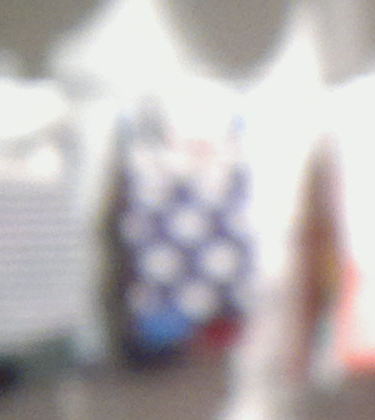
#> input picture sample.png, 375 x 420 px
$ python deconv_cv.py sample.png   (older library calls are emulated)
#> lines starting #> are read from the running program, lines starting #| are printed output that depends on the picture
#!/usr/bin/env python

'''
Wiener deconvolution.

Sample shows how DFT can be used to perform Weiner deconvolution [1]
of an image with user-defined point spread function (PSF)

Usage:
  deconv_cv.py  [--circle]
      [--angle <degrees>]
      [--d <diameter>]
      [--snr <signal/noise ratio in db>]
      [<input image>]

  Use sliders to adjust PSF paramitiers.
  Keys:
    SPACE - switch btw linear/cirular PSF
    ESC   - exit

Examples:
  deconv_cv.py --angle 135 --d 22  ../data/licenseplate_motion.jpg
    (image source: http://www.topazlabs.com/infocus/_images/licenseplate_compare.jpg)

  deconv_cv.py --angle 86 --d 31  ../data/text_motion.jpg
  deconv_cv.py --circle --d 19  ../data/text_defocus.jpg
    (image source: compact digital photo camera, no artificial distortion)


[1] http://en.wikipedia.org/wiki/Wiener_deconvolution
'''

# Python 2/3 compatibility
from __future__ import print_function

import numpy as np
import cv2

# local module
# from common import nothing


def blur_edge(img, d=31):
    h, w  = img.shape[:2]
    img_pad = cv2.copyMakeBorder(img, d, d, d, d, cv2.BORDER_WRAP)
    img_blur = cv2.GaussianBlur(img_pad, (2*d+1, 2*d+1), -1)[d:-d,d:-d]
    y, x = np.indices((h, w))
    dist = np.dstack([x, w-x-1, y, h-y-1]).min(-1)
    w = np.minimum(np.float32(dist)/d, 1.0)
    return img*w + img_blur*(1-w)

def motion_kernel(angle, d, sz=65):
    kern = np.ones((1, d), np.float32)
    c, s = np.cos(angle), np.sin(angle)
    A = np.float32([[c, -s, 0], [s, c, 0]])
    sz2 = sz // 2
    A[:,2] = (sz2, sz2) - np.dot(A[:,:2], ((d-1)*0.5, 0))
    kern = cv2.warpAffine(kern, A, (sz, sz), flags=cv2.INTER_CUBIC)
    return kern

def defocus_kernel(d, sz=65):
    kern = np.zeros((sz, sz), np.uint8)
    cv2.circle(kern, (sz, sz), d, 255, -1, cv2.CV_AA, shift=1)
    kern = np.float32(kern) / 255.0
    return kern


if __name__ == '__main__':
    print(__doc__)
    import sys, getopt
    opts, args = getopt.getopt(sys.argv[1:], '', ['circle', 'angle=', 'd=', 'snr='])
    opts = dict(opts)
    try:
        fn = args[0]
    except:
        fn = './sample.png'

    win = 'deconvolution'

    img_bw = cv2.imread(fn, 0)
#> img_bw: shape (420, 375); min 35, max 242, mean 180
    img_rgb = cv2.imread(fn, 1)
#> img_rgb is the input picture: shape (420, 375, 3); mean B, G, R 179.7, 178.7, 184.1

    if img_bw is None and img_rgb is None:
        print('Failed to load image:', fn)
        sys.exit(1)

    img_r = np.zeros_like(img_bw)
    img_g = np.zeros_like(img_bw)
    img_b = np.zeros_like(img_bw)

    img_r = img_rgb[..., 0]
    img_g = img_rgb[..., 1]
    img_b = img_rgb[..., 2]

    img_rgb = np.float32(img_rgb)/255.0
    img_bw = np.float32(img_bw)/255.0
    img_r = np.float32(img_r)/255.0
    img_g = np.float32(img_g)/255.0
    img_b = np.float32(img_b)/255.0

    cv2.imshow('input', img_rgb)

    # img_bw = blur_edge(img_bw)
    img_r = blur_edge(img_r)
#> in blur_edge, `w = np.minimum(np.float32(dist)/d, 1.0)`:
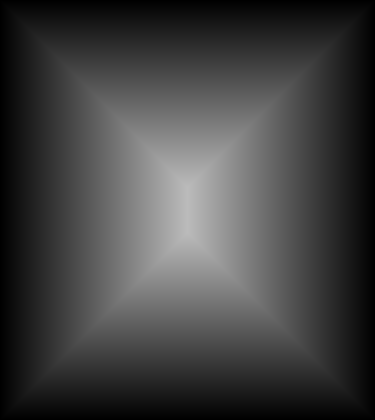
#> dist: shape (420, 375) int64; min 0, max 187, mean 65.3
    img_g = blur_edge(img_g)
    img_b = blur_edge(img_b)
#> call 3 of blur_edge, with d = 31
#> in blur_edge (call 3), `img_pad = cv2.copyMakeBorder(img, d, d, d, d, cv2.BORDER_WRAP)`:
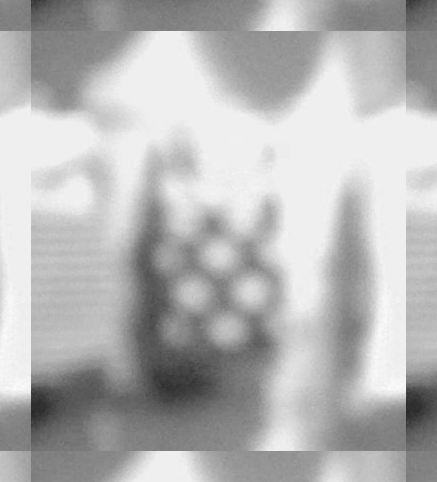
#> img_pad: shape (482, 437) float32; min 0.153, max 0.988, mean 0.711

    # IMG_BW = cv2.dft(img_bw, flags=cv2.DFT_COMPLEX_OUTPUT)
    IMG_R = cv2.dft(img_r, flags=cv2.DFT_COMPLEX_OUTPUT)
    IMG_G = cv2.dft(img_g, flags=cv2.DFT_COMPLEX_OUTPUT)
    IMG_B = cv2.dft(img_b, flags=cv2.DFT_COMPLEX_OUTPUT)

    defocus = '--circle' in opts

    def update(_):
        ang = np.deg2rad( cv2.getTrackbarPos('angle', win) )
        d = cv2.getTrackbarPos('d', win)
        noise = 10**(-0.1*cv2.getTrackbarPos('SNR (db)', win))

        if defocus:
            psf = defocus_kernel(d)
        else:
            psf = motion_kernel(ang, d)
        cv2.imshow('psf', psf)
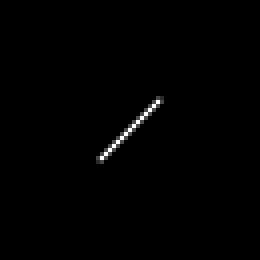
#> window 'psf': shape (65, 65) (shown 4 times larger); min 0, max 255, mean 1.5

        psf /= psf.sum()
        psf_pad = np.zeros_like(img_bw)
        kh, kw = psf.shape
        psf_pad[:kh, :kw] = psf
        PSF = cv2.dft(psf_pad, flags=cv2.DFT_COMPLEX_OUTPUT, nonzeroRows = kh)
        PSF2 = (PSF**2).sum(-1)
        iPSF = PSF / (PSF2 + noise)[...,np.newaxis]

        # RES_BW = cv2.mulSpectrums(IMG_BW, iPSF, 0)
        RES_R = cv2.mulSpectrums(IMG_R, iPSF, 0)
        RES_G = cv2.mulSpectrums(IMG_G, iPSF, 0)
        RES_B = cv2.mulSpectrums(IMG_B, iPSF, 0)


        # res_bw = cv2.idft(RES_BW, flags=cv2.DFT_SCALE | cv2.DFT_REAL_OUTPUT )
        res_r = cv2.idft(RES_R, flags=cv2.DFT_SCALE | cv2.DFT_REAL_OUTPUT )
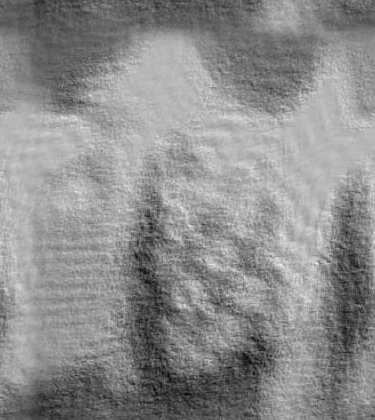
#> res_r: shape (420, 375) float32; min -0.0679, max 1.32, mean 0.702; drawn with min black and max white
        res_g = cv2.idft(RES_G, flags=cv2.DFT_SCALE | cv2.DFT_REAL_OUTPUT )
        res_b = cv2.idft(RES_B, flags=cv2.DFT_SCALE | cv2.DFT_REAL_OUTPUT )
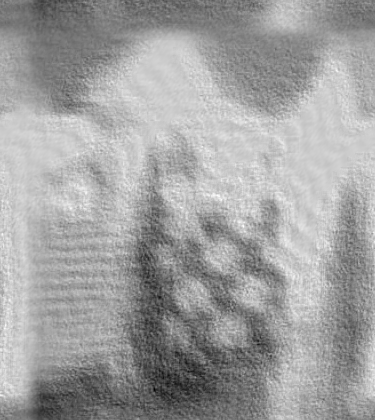
#> res_b: shape (420, 375) float32; min -0.08, max 1.19, mean 0.719; drawn with min black and max white

        res_rgb = np.zeros_like(img_rgb)
        res_rgb[..., 0] = res_r
        res_rgb[..., 1] = res_g
        res_rgb[..., 2] = res_b

        # res_bw = np.roll(res_bw, -kh//2, 0)
        # res_bw = np.roll(res_bw, -kw//2, 1)
        res_rgb = np.roll(res_rgb, -kh//2, 0)
        res_rgb = np.roll(res_rgb, -kw//2, 1)
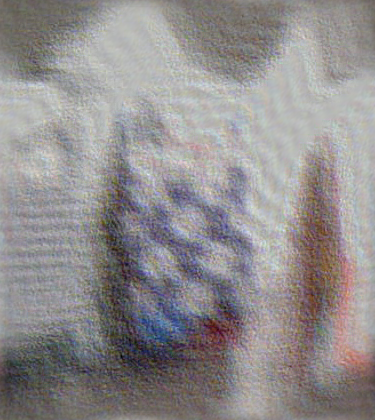
#> res_rgb: shape (420, 375, 3) float32; mean of channels 0, 1, 2 0.702, 0.699, 0.719; drawn with min black and max white
        cv2.imshow(win, res_rgb)
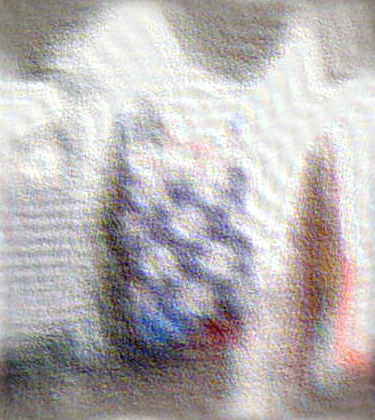
#> window 'deconvolution': shape (420, 375, 3); mean B, G, R 178.4, 177.5, 182.9

    cv2.namedWindow(win)
    cv2.namedWindow('psf', 0)
    cv2.createTrackbar('angle', win, int(opts.get('--angle', 135)), 180, update)
    cv2.createTrackbar('d', win, int(opts.get('--d', 22)), 50, update)
    cv2.createTrackbar('SNR (db)', win, int(opts.get('--snr', 25)), 50, update)
    update(None)

    while True:
        ch = cv2.waitKey() & 0xFF
#> (key Esc is pressed here)
        if ch == 27:
            break
        if ch == ord(' '):
            defocus = not defocus
            update(None)
